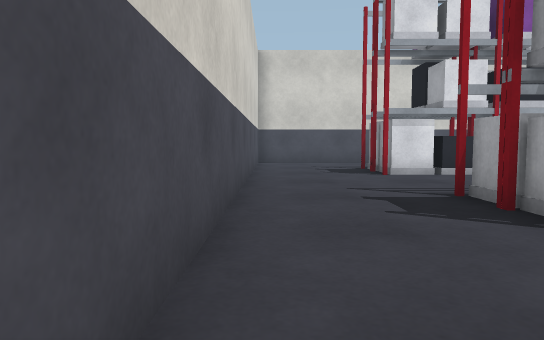
[1] (above)

24 first-person views from a walk through a world built for the Gazebo simulator. The camera is 0.72 m above the floor, tilts 4° down and sees 70° across. The floor is counted in squares, 1 m on a side. Each view is taken from the middle of a square. On the plan, view 1 faces up. The plan holds only what a view shows up to about 11 squares ahead; the rest is blank. The place goes on beyond the plan.

[2]
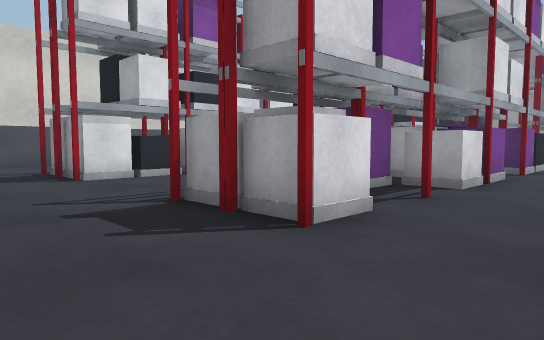

[3]
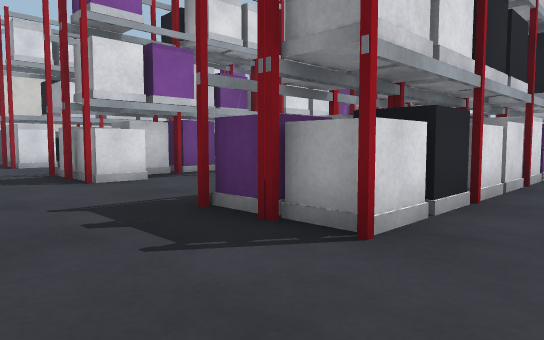

[4]
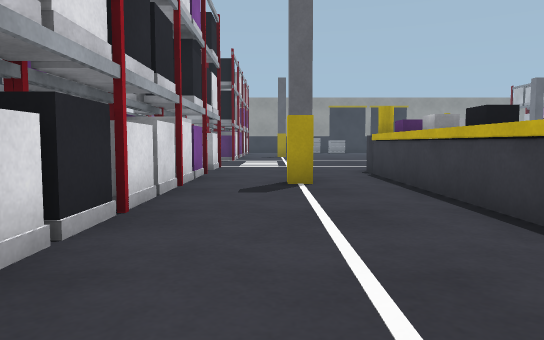

[5]
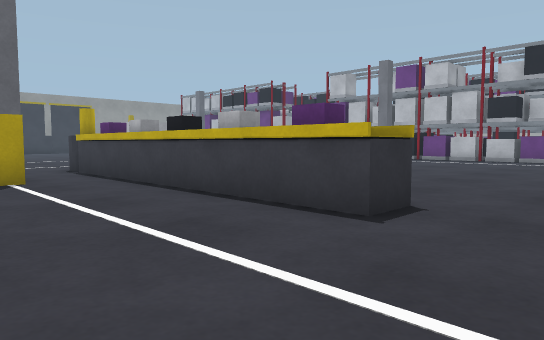

[6]
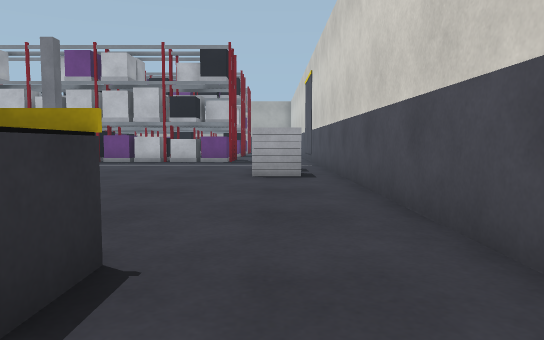

[7]
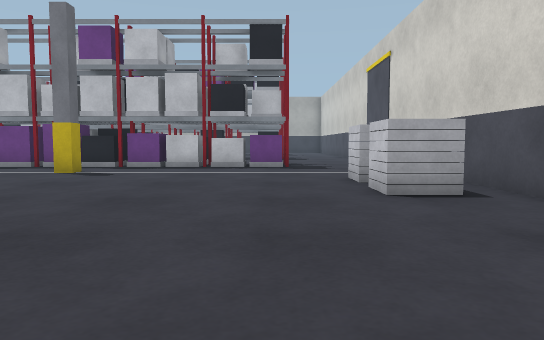

[8]
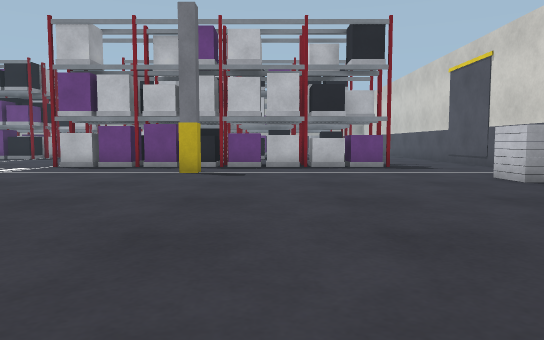

[9]
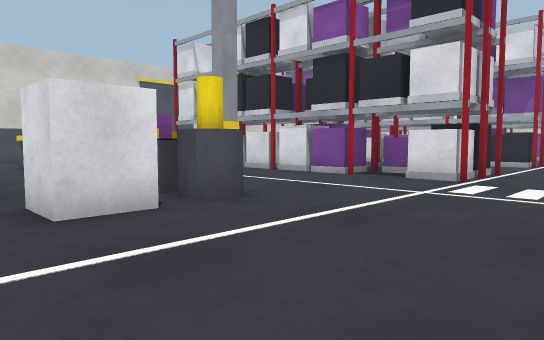

[10]
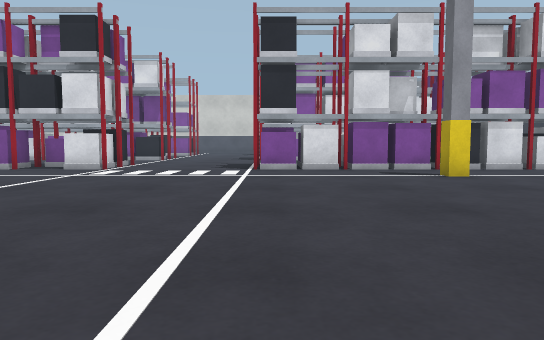

[11]
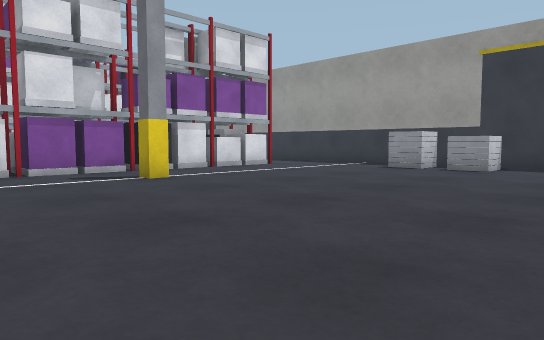

[12]
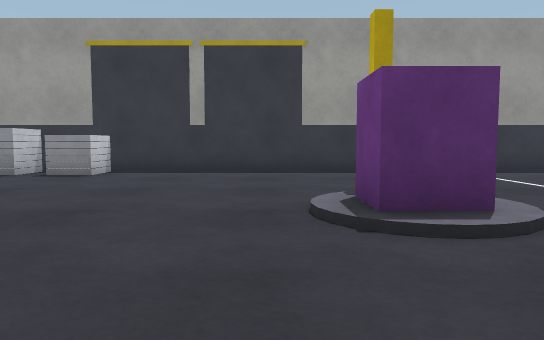

[13]
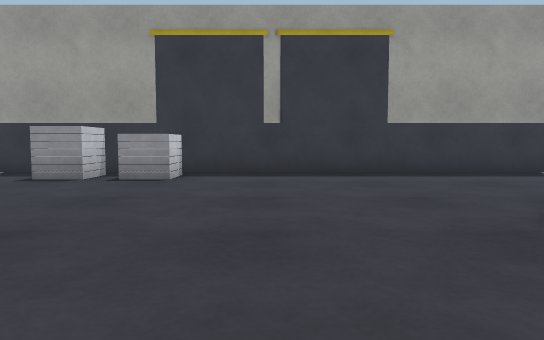

[14]
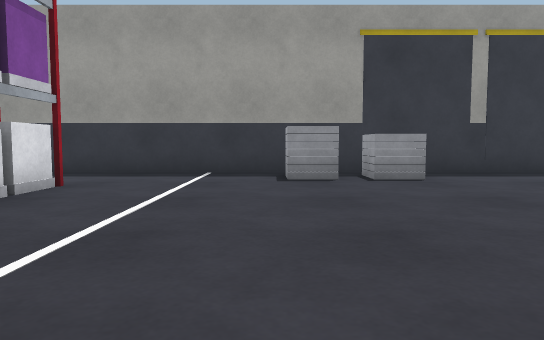

[15]
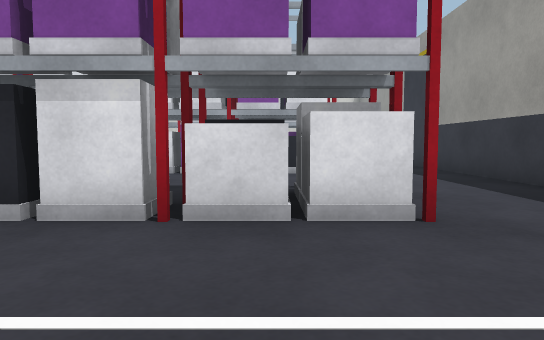

[16]
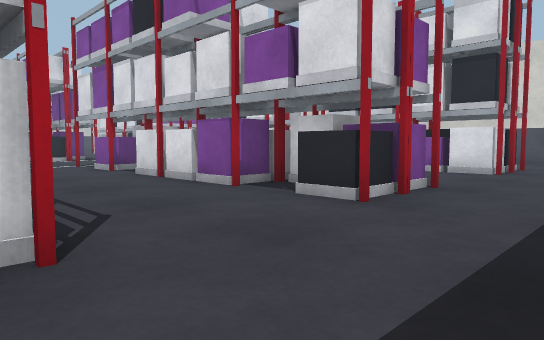

[17]
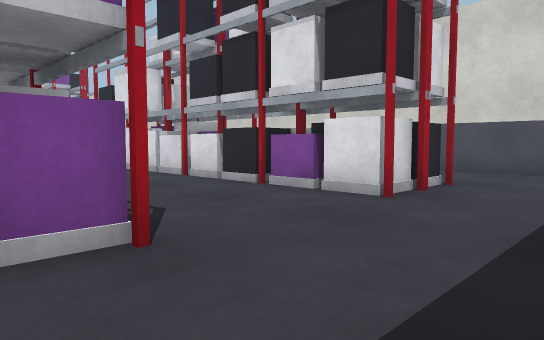

[18]
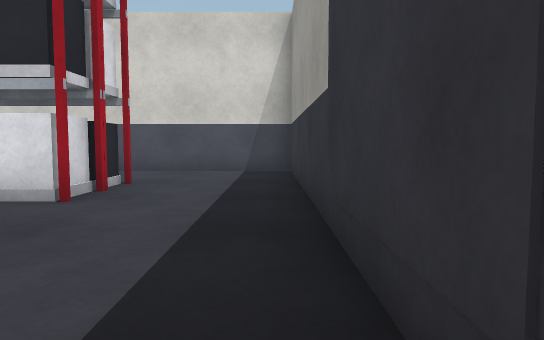

[19]
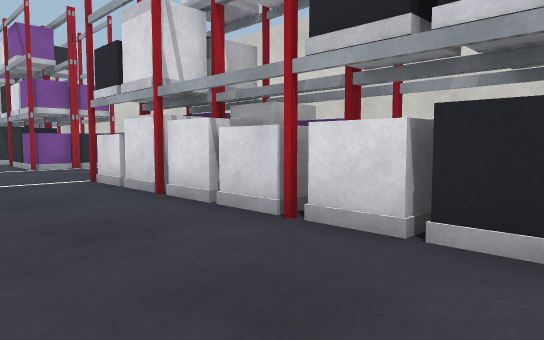

[20]
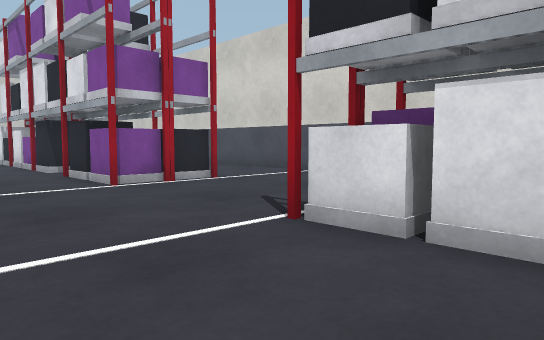

[21]
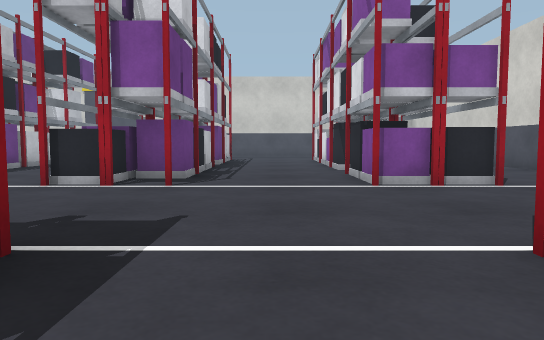

[22]
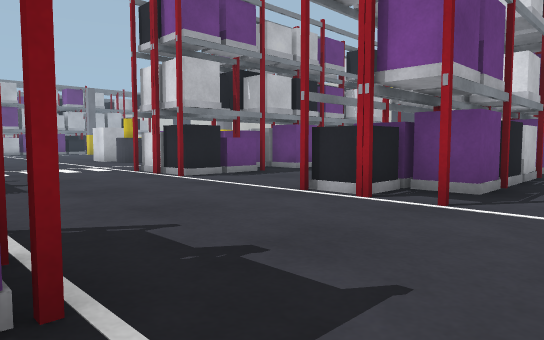

[23]
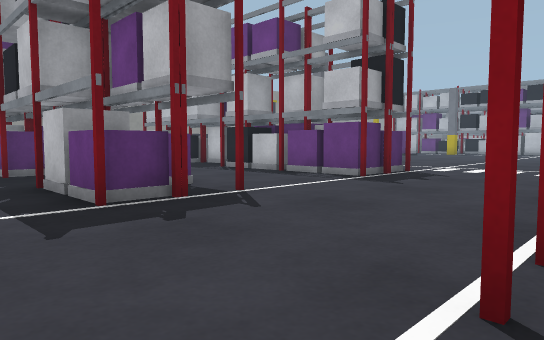

[24]
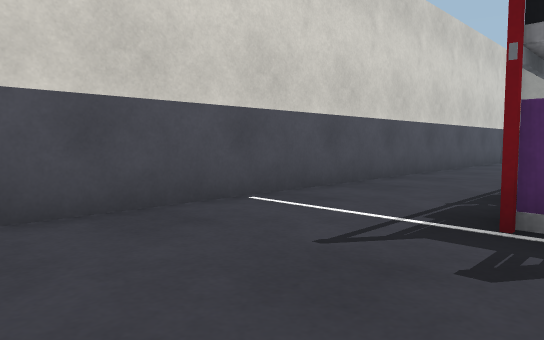

### Floor plan
Key: @ floor where view 1 was taken; # wall or solid block; . floor; = window, fence, low wall or low ledge.
Columns run from 1 left of view 1 to 30 right of it. Each row starts with its distance up from view 1.
 14    ##    #######################
 13    ..     .....................#
 12    ..      .............   ....#
 11 #...###  #####....##########...#
 10 #...##########....##########...#
  9 #...##########....##########...#
  8 #..... ........................#
  7 #.....   ......................#
  6 #....    ......................#
  5 #...##########....##########...#
  4 #...##########....##########...#
  3 #...##########....##########...#
  2 #..............................#
  1 #.....    .....................#
  0  @...    ......................#
 -1  ...##########....##########...#
 -2  ...##########....##########...#
 -3  ..............................#
 -4  ........#............#........#
 -5  ..............................#
 -6  ..............................#
 -7 #..=#########................#.#
 -8 #..........##................=.#
 -9 #..........##................=.#
-10 #.........   ..................#
-11 #.........      ...............#
-12 #..........      ..............#
-13 #...........      . ...........#
-14 #.#.........         ...#......#
-15 #.=..........         ..#......#
-16 #.=...........          .......#
-17 #........#....           ......#
-18 #..............            ....#
-19 #..............             ...#

Positions as (right, up) in squares from view 1, and headings:
1: (0, 0), facing up
2: (0, 1), facing up-right
3: (0, -4), facing up-right
4: (1, -4), facing right
5: (0, -3), facing down-right
6: (1, -5), facing down
7: (3, -8), facing down
8: (6, -8), facing down
9: (15, -10), facing up-left
10: (17, -13), facing up
11: (17, -12), facing up-right
12: (19, -13), facing right
13: (20, -11), facing right
14: (20, -6), facing right
15: (25, -6), facing up
16: (29, -1), facing up-left
17: (29, 4), facing up-left
18: (29, 4), facing up
19: (24, 6), facing up-left
20: (19, 6), facing up-left
21: (19, 7), facing left
22: (17, 7), facing down-left
23: (12, 7), facing down-right
24: (13, 10), facing up-right
